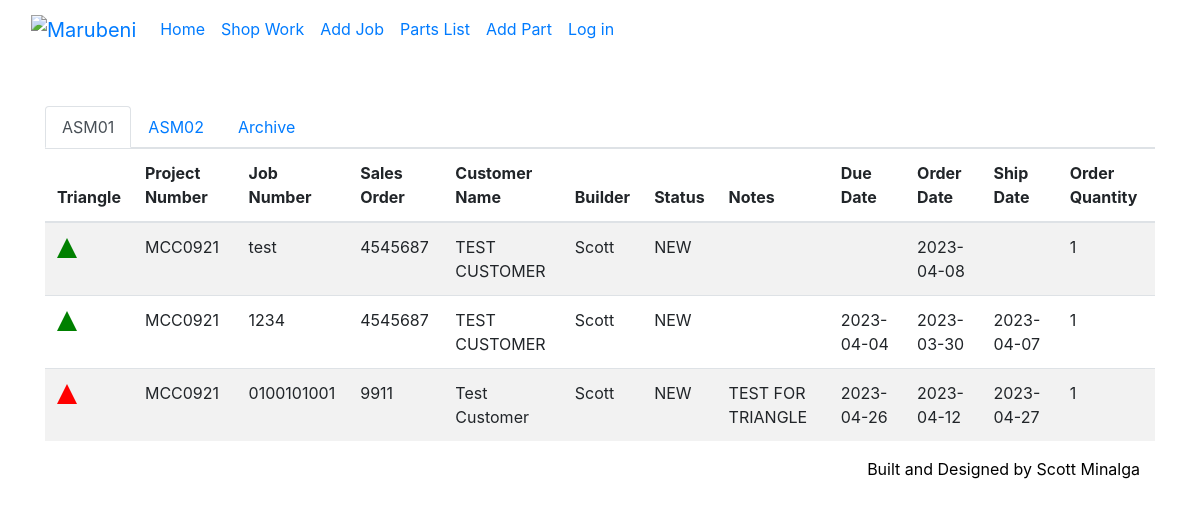
/view, run on the app's committed database.
### Screen.py (models this page shows, shortened)
class ASM01(db.Model):
    _id = db.Column("id", db.Integer, primary_key=True)
    project_number = db.Column(db.String(100))
    job_number = db.Column(db.String(100))
    sales_order = db.Column(db.String(100))
    customer_name = db.Column(db.String(100))
    builder = db.Column(db.String(100))
    status = db.Column(db.String(100))
    notes = db.Column(db.String(500))
    due_date =db.Column(db.String(100))
    order_date = db.Column(db.String(100))
    ship_date = db.Column(db.String(100))
    order_quantity = db.Column(db.String(100))

### Screen.py (the view)
@app.route("/view")
def view():
    ASM01_data = ASM01.query.all()
    ASM02_data = ASM02.query.all()
    archive_data = archive.query.all()
    ASM01_data = sorted(ASM01_data, key=lambda x: x.ship_date)
    ASM02_data = sorted(ASM02_data, key=lambda x: x.ship_date)
    archive_data = sorted(archive_data, key=lambda x: x.ship_date)
    all_parts = parts.query.all()
    parts_job_numbers = {part.job_number for part in all_parts}
    return render_template(
        'render_table_with_tabs.html',
        ASM01_data=ASM01_data,
        ASM02_data=ASM02_data,
        archive_data=archive_data,
        parts_job_numbers=parts_job_numbers,
    )

### templates/render_table_with_tabs.html (shortened to what this page needs)
{% extends "base.html" %}
{% macro render_table(data, parts_job_numbers) %}
      <table class="table table-striped">
    <thead>
      <tr>
        <th>Triangle</th>
        <th>Project Number</th>
        <th>Job Number</th>
        <th>Sales Order</th>
        <th>Customer Name</th>
        <th>Builder</th>
        <th>Status</th>
        <th>Notes</th>
        <th>Due Date</th>
        <th>Order Date</th>
        <th>Ship Date</th>
        <th>Order Quantity</th>
      </tr>
    </thead>
    <tbody>
      {% for job in data %}
        <tr>
          {% if job.job_number in parts_job_numbers %}
            <td><svg width="20" height="20"><polygon points="10,0 20,20 0,20" fill="red" /></svg></td>
          {% else %}
            <td><svg width="20" height="20"><polygon points="10,0 20,20 0,20" fill="green" /></svg></td>
          {% endif %}
          <td>{{ job.project_number }}</td>
          <td>{{ job.job_number }}</td>
          <td>{{ job.sales_order }}</td>
          <td>{{ job.customer_name }}</td>
          <td>{{ job.builder }}</td>
          <td>{{ job.status }}</td>
          <td>{{ job.notes }}</td>
          <td>{{ job.due_date }}</td>
          <td>{{ job.order_date }}</td>
          <td>{{ job.ship_date }}</td>
          <td>{{ job.order_quantity }}</td>
        </tr>
      {% endfor %}
    </tbody>
  </table>
{% endmacro %}
{% block content %}
  <div class="container mt-5">
    <ul class="nav nav-tabs">
      <li class="nav-item">
        <a class="nav-link active" id="ASM01-tab" data-toggle="tab" href="#ASM01">ASM01</a>
      </li>
      <li class="nav-item">
        <a class="nav-link" id="ASM02-tab" data-toggle="tab" href="#ASM02">ASM02</a>
      </li>
      <li class="nav-item">
        <a class="nav-link" id="archive-tab" data-toggle="tab" href="#archive">Archive</a>
      </li>
    </ul>
    <div class="tab-content">
      <div class="tab-pane fade show active" id="ASM01" role="tabpanel" aria-labelledby="ASM01-tab">
        {{ render_table(ASM01_data, parts_job_numbers) }}
      </div>
    </div>
  </div>
{% endblock %}

### templates/base.html (shortened to what this page needs)
<!DOCTYPE html>
<html>
<head>
    <link rel="stylesheet" href="https://cdn.jsdelivr.net/npm/bootstrap@4.3.1/dist/css/bootstrap.min.css">
</head>
<body>
    <nav class="navbar navbar-expand-lg bg-body-tertiary">
        <div class="container-fluid">
          <a class="navbar-brand" href="/"><img src="https://www.marubeni.com/en/common/img/ogp.jpg" alt="Marubeni" height="20" width="auto" ></a>
          <div class="collapse navbar-collapse" id="navbarNav">
            <ul class="navbar-nav">
              <li class="nav-item">
                <a class="nav-link active" aria-current="page" href="/">Home</a>
              </li>
              <li class="nav-item">
                <a class="nav-link" href="view">Shop Work</a>
              </li>
              <li class="nav-item">
                <a class="nav-link" href="add">Add Job</a>
              </li>
              <li class="nav-item">
                <a class="nav-link" href="view_parts">Parts List</a>
              </li>
              <li class="nav-item">
                <a class="nav-link" href="add_part">Add Part</a>
              </li>
              {% if "user_id" in session %}
                <li class="nav-item">
                  <a class="nav-link" href="{{ url_for('logout') }}">Log out</a>
                </li>
              {% else %}
                <li class="nav-item">
                  <a class="nav-link" href="{{ url_for('login') }}">Log in</a>
                </li>
              {% endif %}
            </ul>
          </div>
        </div>
      </nav>
      <div class="container-fluid">
        {% block content%}
        {% endblock %}
      </div>
  <div class="footer">
    <p>Built and Designed by Scott Minalga</p>
  </div>
</body>
</html>

### templates/base.html (style rules this page uses)
.footer { position: bottom; left: 0; bottom: 0; width: 95%; background-color: white; color: black; text-align: right; }

### data on the page
ASM01: project_number "MCC0921", job_number "test", sales_order "4545687", customer_name "TEST CUSTOMER", builder "Scott", status "NEW", order_date "2023-04-08", order_quantity "1"
ASM01: project_number "MCC0921", job_number "1234", sales_order "4545687", customer_name "TEST CUSTOMER", builder "Scott", status "NEW", due_date "2023-04-04", order_date "2023-03-30", ship_date "2023-04-07", order_quantity "1"
ASM01: project_number "MCC0921", job_number "0100101001", sales_order "9911", customer_name "Test Customer", builder "Scott", status "NEW", notes "TEST FOR TRIANGLE", due_date "2023-04-26", order_date "2023-04-12", ship_date "2023-04-27", order_quantity "1"
